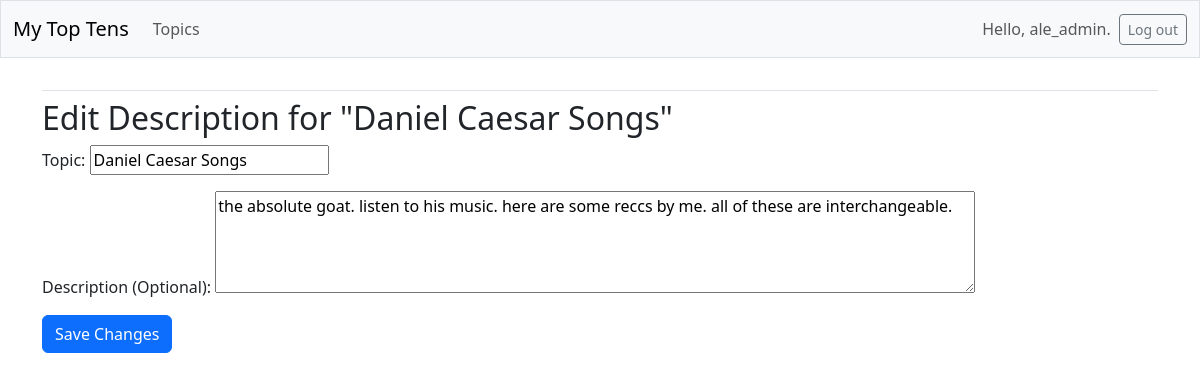
/topics/16/edit_description/ (signed in), run on the app's committed database.
### my_top_tens/models.py (models this page shows, shortened)
class Topic(models.Model):
    text = models.CharField(max_length=200)
    description = models.TextField(blank=True, null=True)
    date_added = models.DateTimeField(auto_now_add=True)
    owner = models.ForeignKey(User, on_delete=models.CASCADE)

### my_top_tens/views.py (the view)
# urls.py: path('topics/<int:topic_id>/edit_description/', views.edit_topic_description, name='edit_topic_description'),
@login_required
def edit_topic_description(request, topic_id):
    topic = get_object_or_404(Topic, id=topic_id)
    if topic.owner != request.user:
        raise Http404
    if request.method != 'POST':
        form = TopicForm(instance=topic)
    else:
        form = TopicForm(data=request.POST, instance=topic)
        if form.is_valid():
            form.save()
            return redirect('my_top_tens:topic', topic_id=topic_id)  # Redirect back to the topic page
    context = {'topic': topic, 'form': form}
    return render(request, 'my_top_tens/edit_topic_description.html', context)

### my_top_tens/forms.py
class TopicForm(forms.ModelForm):
    class Meta:
        model = Topic
        fields = ['text', 'description']
        labels = {
            'text': 'Topic',
            'description': 'Description (Optional)',
        }
        widgets = {
            'text': forms.TextInput(attrs={'placeholder': 'Enter topic title'}),
            'description': forms.Textarea(attrs={'placeholder': 'Optional description', 'cols': 80, 'rows': 4}),
        }

### my_top_tens/templates/my_top_tens/edit_topic_description.html (shortened to what this page needs)
{% extends "my_top_tens/base.html" %}
{% block content %}
  <h2>Edit Description for "{{ topic.text }}"</h2>
  <form action="{% url 'my_top_tens:edit_topic_description' topic.id %}" method="post">
    {{ form.as_p }}
    <button type="submit" class="btn btn-primary mb-3">Save Changes</button>
  </form>
{% endblock content %}

### my_top_tens/templates/my_top_tens/base.html (shortened to what this page needs)
<!doctype html>
<html lang="en">
<head>
  {% load django_bootstrap5 %}
  {% bootstrap_css %}
</head>
<body>
  <nav class="navbar navbar-expand-md navbar-light bg-light mb-4 border">
    <div class="container-fluid">
      <a class="navbar-brand" href="{% url 'my_top_tens:index' %}">
        My Top Tens</a>
      <div class="collapse navbar-collapse" id="navbarCollapse">
        <ul class="navbar-nav me-auto mb-2 mb-md-0">
          <li class="nav-item">
            <a class ="nav-link" href="{% url 'my_top_tens:topics' %}">
              Topics</a></li>
        </ul>
        <ul class="navbar-nav ms-auto mb-2 mb-md-0">
          {% if user.is_authenticated %}
            <li class="nav-item">
              <span class ="navbar-text me-2">Hello, {{ user.username }}.
              </span></li>
          {% endif %}
        </ul>
        {% if user.is_authenticated %}
          <form action="{% url 'accounts:logout' %}" method='post'>
            <button name='submit' class='btn btn-outline-secondary btn-sm'>
              Log out</button>
          </form>
        {% endif %}
      </div>
    </div>
  </nav>
  <main class="container">
    <div class="pb-2 mb-2 border-bottom">
    </div>
    <div>
      {% block content %}{% endblock content%}
    </div>
  </main>
</body>
</html>

### data on the page
Topic: text "Daniel Caesar Songs", description "the absolute goat. listen to his music. here are some reccs by me. all of these are interchangeable."

### other printed values
{{ user.username }} "ale_admin"
